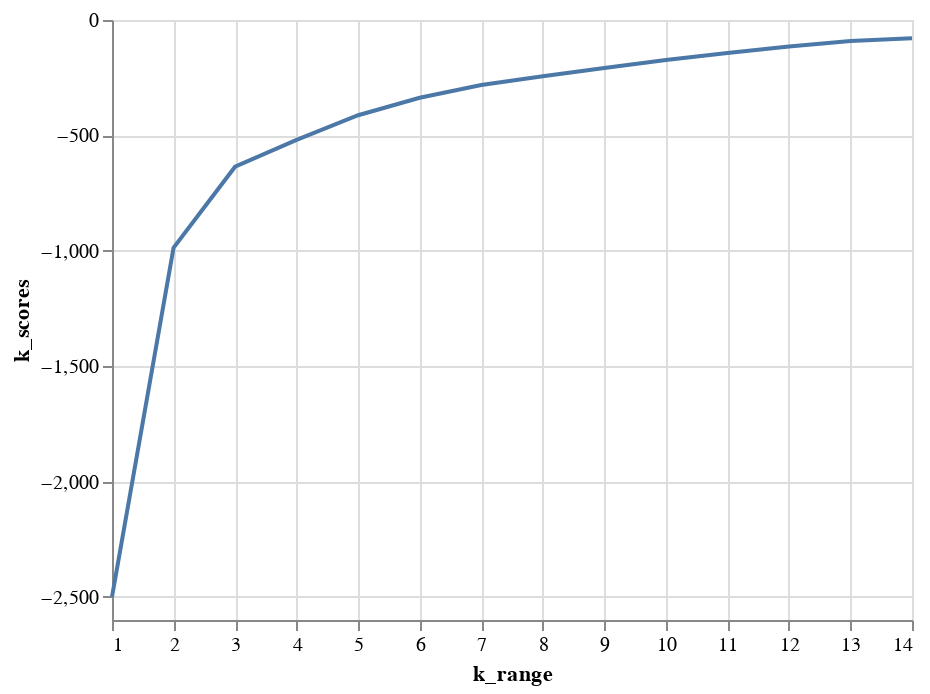

Notebook code cell kept with this figure:
### Code cell
k_num_chart = alt.Chart(data = k_data).mark_line().encode(
    alt.X ('k_range:Q'),
    alt.Y ('k_scores:Q')
)

k_num_chart

### Figure 1 — Vega-Lite specification as saved in the notebook (floating-point values rounded to 4 significant figures)
{"config": {"view": {"continuousWidth": 400, "continuousHeight": 300}}, "data": {"name": "data-5566ce6d37e13c28b3045b495bc11ef5"}, "mark": "line", "encoding": {"x": {"type": "quantitative", "field": "k_range"}, "y": {"type": "quantitative", "field": "k_scores"}}, "$schema": "https://vega.github.io/schema/vega-lite/v4.8.1.json", "datasets": {"data-5566ce6d37e13c28b3045b495bc11ef5": [{"k_range": 1, "k_scores": -2500.0}, {"k_range": 2, "k_scores": -987.2}, {"k_range": 3, "k_scores": -635.8}, {"k_range": 4, "k_scores": -519.4}, {"k_range": 5, "k_scores": -412.7}, {"k_range": 6, "k_scores": -337.1}, {"k_range": 7, "k_scores": -282.0}, {"k_range": 8, "k_scores": -243.3}, {"k_range": 9, "k_scores": -208.2}, {"k_range": 10, "k_scores": -173.8}, {"k_range": 11, "k_scores": -143.4}, {"k_range": 12, "k_scores": -115.2}, {"k_range": 13, "k_scores": -90.52}, {"k_range": 14, "k_scores": -78.78}]}}
